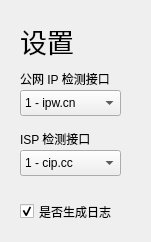
<?xml version="1.0" encoding="UTF-8"?>
<ui version="4.0">
 <class>Settings</class>
 <widget class="QDialog" name="Settings">
  <property name="geometry">
   <rect>
    <x>0</x>
    <y>0</y>
    <width>151</width>
    <height>242</height>
   </rect>
  </property>
  <property name="windowTitle">
   <string>Palka Net Tools 设置</string>
  </property>
  <widget class="QLabel" name="label">
   <property name="geometry">
    <rect>
     <x>20</x>
     <y>70</y>
     <width>111</width>
     <height>18</height>
    </rect>
   </property>
   <property name="text">
    <string>公网 IP 检测接口</string>
   </property>
  </widget>
  <widget class="QComboBox" name="PubIP">
   <property name="geometry">
    <rect>
     <x>20</x>
     <y>90</y>
     <width>101</width>
     <height>26</height>
    </rect>
   </property>
   <item>
    <property name="text">
     <string>1 - ipw.cn</string>
    </property>
   </item>
   <item>
    <property name="text">
     <string>2 - </string>
    </property>
   </item>
  </widget>
  <widget class="QLabel" name="label_2">
   <property name="geometry">
    <rect>
     <x>20</x>
     <y>130</y>
     <width>111</width>
     <height>18</height>
    </rect>
   </property>
   <property name="text">
    <string>ISP 检测接口</string>
   </property>
  </widget>
  <widget class="QComboBox" name="ISP">
   <property name="geometry">
    <rect>
     <x>20</x>
     <y>150</y>
     <width>101</width>
     <height>26</height>
    </rect>
   </property>
   <item>
    <property name="text">
     <string>1 - cip.cc</string>
    </property>
   </item>
   <item>
    <property name="text">
     <string>2</string>
    </property>
   </item>
  </widget>
  <widget class="QLabel" name="softname">
   <property name="geometry">
    <rect>
     <x>20</x>
     <y>20</y>
     <width>201</width>
     <height>41</height>
    </rect>
   </property>
   <property name="font">
    <font>
     <pointsize>20</pointsize>
     <bold>false</bold>
    </font>
   </property>
   <property name="text">
    <string>设置</string>
   </property>
  </widget>
  <widget class="QCheckBox" name="checkBox">
   <property name="geometry">
    <rect>
     <x>20</x>
     <y>200</y>
     <width>101</width>
     <height>23</height>
    </rect>
   </property>
   <property name="acceptDrops">
    <bool>false</bool>
   </property>
   <property name="text">
    <string>是否生成日志</string>
   </property>
   <property name="checked">
    <bool>true</bool>
   </property>
  </widget>
 </widget>
 <resources/>
 <connections/>
</ui>
